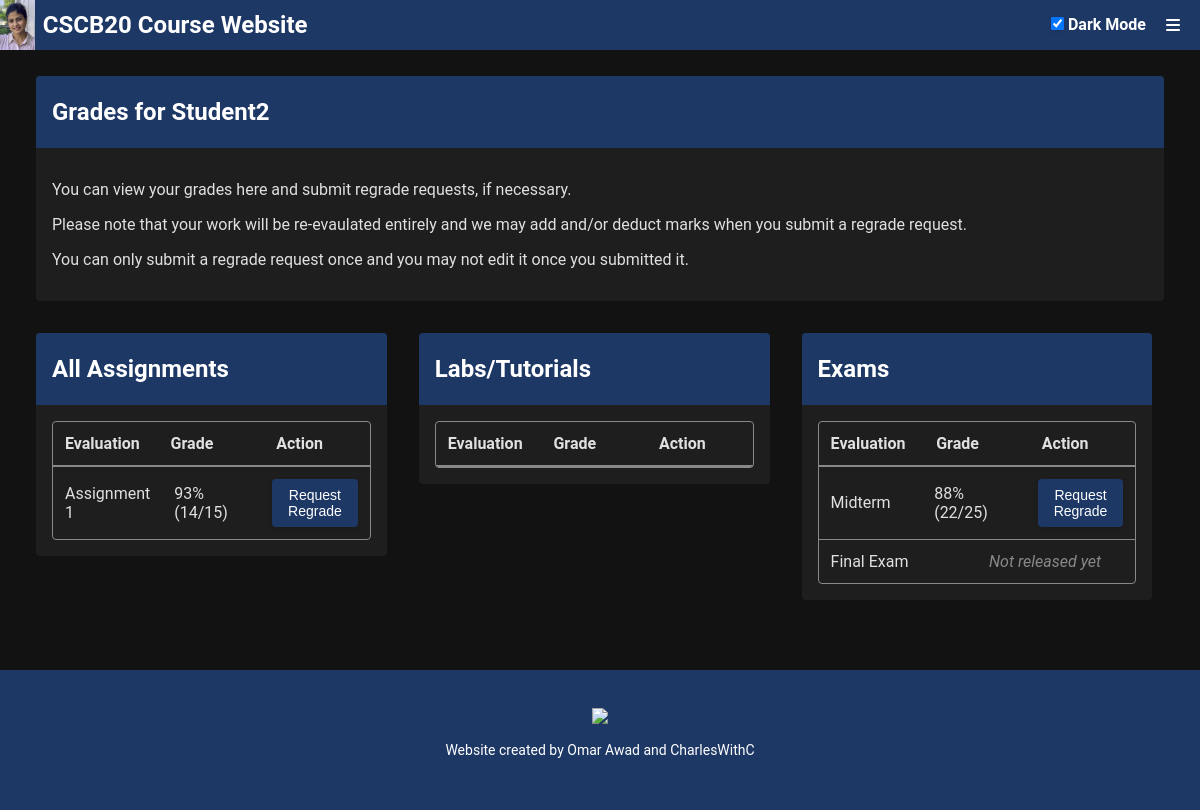
Screenshot of /grades (signed in) with the database file from the repository.
### src/app.py (models this page shows, shortened)
class Mark(db.Model):
    __tablename__ = 'marks'
    markId = db.Column(db.Integer, primary_key=True)
    userId = db.Column(db.Integer, db.ForeignKey('users.userId'), nullable=False)
    markGroupId = db.Column(db.Integer, db.ForeignKey('markGroups.groupId'), nullable=False)
    grade = db.Column(db.Integer, nullable=False)
    updatedAt = db.Column(db.Integer, nullable=False)
    remark_requests = db.relationship('RemarkRequest', backref='mark', lazy=True)

class MarkGroup(db.Model):
    __tablename__ = 'markGroups'
    groupId = db.Column(db.Integer, primary_key=True)
    title = db.Column(db.String(255), nullable=False)
    maxGrade = db.Column(db.Integer, nullable=False)
    createdAt = db.Column(db.Integer, nullable=False)
    releasedAt = db.Column(db.Integer, nullable=False)
    marks = db.relationship('Mark', backref='mark_group', lazy=True)
    remark_requests = db.relationship('RemarkRequest', backref='mark_group', lazy=True)

### src/app.py (the view, shortened to what this page needs)
@app.route('/grades')
def grades():
    if 'userId' not in session:
        return redirect(url_for('login', message="Please login to access the grades."))
    current_user_id = session.get('userId')
    current_time = int(time.time())
    if session.get('userInfo', {}).get('accountType') == 'stu':
        student_marks = db.session.query(Mark, MarkGroup, RemarkRequest)\
                            .join(MarkGroup, Mark.markGroupId == MarkGroup.groupId)\
                            .outerjoin(RemarkRequest, Mark.markId == RemarkRequest.markId)\
                            .filter(Mark.userId == current_user_id)\
                            .all()
        return render_template('grades_student.html', student_marks = student_marks, current_time = current_time)

### src/templates/grades_student.html (shortened to what this page needs)
{% extends 'base.html' %}
{% block content %}
<div class="main-container">
    <div class="flex-container">
        <div class="no-flex">
            <div class="container">
                <div class="container-header">
                    <h2>Grades for {{ session['userInfo']['displayName'] }}</h2>
                </div>
                <div class="container-content">
                    <p>You can view your grades here and submit regrade requests, if necessary.</p>
                    <p>Please note that your work will be re-evaulated entirely and we may add and/or deduct marks when you submit a regrade request.</p>
                    <p>You can only submit a regrade request once and you may not edit it once you submitted it.</p>
                </div>
            </div>
        </div>
    </div>
    <div class="contain-33 flex-container">
        <div class="flex-33">
            <div class="container">
                <div class="container-header">
                    <h2>All Assignments</h2>
                </div>
                <div class="container-content">
                    <div class="grades-table">
                        <div class="table-header">
                            <div class="header-cell">Evaluation</div>
                            <div class="header-cell">Grade</div>
                            <div class="header-cell">Action</div>
                        </div>
                        {% for mark in student_marks %}
                            {% if ("assignment" in mark[1].title.lower()) %}
                            <div class="table-row">
                                <div class="table-cell">{{ mark[1].title }}</div>
                                {% if mark[1].releasedAt <= current_time %}
                                    <div class="table-cell">{{ 100 * mark[0].grade // mark[1].maxGrade }}% ({{ mark[0].grade }}/{{ mark[1].maxGrade }})</div>
                                {% endif %}
                                <div class="table-cell">
                                    {% if not mark[2] and mark[1].releasedAt <= current_time %}
                                    <button class="regrade-button" data-mark-id="{{ mark[0].markId }}" data-mark-group-title="{{ mark[1].title }}">Request Regrade</button>
                                    {% elif mark[2] %}
                                    <span class="muted">Regrade Requested ({{ mark[2].status }})</span>
                                    {% else %}
                                    <span class="muted">Not released yet</span>
                                    {% endif %}
                                </div>
                            </div>
                            {% endif %}
                        {% endfor %}
                    </div>
                </div>
            </div>
        </div>
        <div class="flex-33">
            <div class="container">
                <div class="container-header">
                    <h2>Labs/Tutorials</h2>
                </div>
                <div class="container-content">
                    <div class="grades-table">
                        <div class="table-header">
                            <div class="header-cell">Evaluation</div>
                            <div class="header-cell">Grade</div>
                            <div class="header-cell">Action</div>
                        </div>
                    </div>
                </div>
            </div>
        </div>
        <div class="flex-33">
            <div class="container">
                <div class="container-header">
                    <h2>Exams</h2>
                </div>
                <div class="container-content">
                    <div class="grades-table">
                        <div class="table-header">
                            <div class="header-cell">Evaluation</div>
                            <div class="header-cell">Grade</div>
                            <div class="header-cell">Action</div>
                        </div>
                        {% for mark in student_marks %}
                            {% if ("exam" in mark[1].title.lower() or "midterm" in mark[1].title.lower() or "final" in mark[1].title.lower()) %}
                            <div class="table-row">
                                <div class="table-cell">{{ mark[1].title }}</div>
                                {% if mark[1].releasedAt <= current_time %}
                                    <div class="table-cell">{{ 100 * mark[0].grade // mark[1].maxGrade }}% ({{ mark[0].grade }}/{{ mark[1].maxGrade }})</div>
                                {% endif %}
                                <div class="table-cell">
                                    {% if not mark[2] and mark[1].releasedAt <= current_time %}
                                    <button class="regrade-button" data-mark-id="{{ mark[0].markId }}" data-mark-group-title="{{ mark[1].title }}">Request Regrade</button>
                                    {% elif mark[2] %}
                                    <span class="muted">Regrade Requested ({{ mark[2].status }})</span>
                                    {% else %}
                                    <span class="muted">Not released yet</span>
                                    {% endif %}
                                </div>
                            </div>
                            {% endif %}
                        {% endfor %}
                    </div>
                </div>
            </div>
        </div>
    </div>
</div>
{% endblock %}

### src/static/css/styles.css (style rules this page uses)
:root { --body-background: #ECF0F3; --body-color: #0d0d0d; --container-background: white; --dropdown-hover-background: #f0f0f0; }
[data-theme="dark"] { --body-background: #121212; --body-color: #e0e0e0; --container-background: #1e1e1e; --dropdown-hover-background: #333; }
body { font-family: 'Roboto', sans-serif; padding: 0; margin: 0; background-color: var(--body-background); color: var(--body-color); }
.main-container { margin-top: 50px; padding: 10px 20px; color: #fae3e3; min-height: calc(100vh - 200px); }
.flex-container { display: flex; }
.no-flex { width: 100%; }
.flex-33 { width: 33%; }
.container { margin: 16px; border-radius: 4px; animation: floatUp 0.8s ease-out forwards; opacity: 0; overflow: auto; background-color: var(--container-background); color: var(--body-color); }
.container-header { background-color: #1E3866; color: white; padding: 2px 16px; }
.container-content { padding: 16px; }
button { border-radius: 4px; padding: 8px 16px; font-size: 14px; border: none; box-shadow: 0 2px 5px rgba(0, 0, 0, 0.1); background-color: #1E3866; color: white; cursor: pointer; }
.grades-table { display: flex; flex-direction: column; border: 1px solid #888; border-radius: 4px; overflow: scroll; }
.table-header { display: flex; font-weight: bold; border-bottom: 2px solid #888; }
.table-row { display: flex; border-bottom: 1px solid #888; }
.table-row:last-child { border-bottom: none; }
.header-cell, .table-cell { flex: 1; padding: 12px; display: flex; align-items: center; }
.muted { color: #888; font-style: italic; }

### rows the page displays
Mark: title "Assignment 1", 100*mark[0].grade//mark[1].maxGrade "93", grade "14", maxGrade "15"
Mark: title "Midterm", 100*mark[0].grade//mark[1].maxGrade "88", grade "22", maxGrade "25"
Mark: title "Final Exam", shows "Not released yet"

### other values shown
{{ session['userInfo']['displayName'] }} "Student2"
